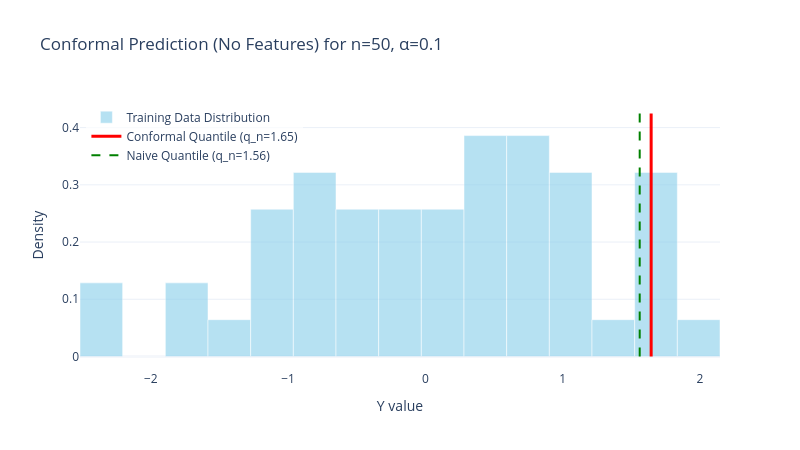

Notebook cell for this chart:
### Code cell
import plotly.graph_objs as go

# Prepare histogram data for Plotly
hist_data = Y_train_data
hist_bins = 15

# Compute histogram manually for Plotly
hist_vals, bin_edges = np.histogram(np.array(hist_data), bins=hist_bins, density=True)
bin_centers = 0.5 * (bin_edges[:-1] + bin_edges[1:])

# Create Plotly figure
fig = go.Figure()

# Add histogram
fig.add_trace(
    go.Bar(
        x=bin_centers,
        y=hist_vals,
        width=(bin_edges[1] - bin_edges[0]),
        marker_color="skyblue",
        opacity=0.6,
        name="Training Data Distribution",
        hovertemplate="Y: %{x:.2f}<br>Density: %{y:.3f}<extra></extra>",
    )
)

# Add conformal quantile line
fig.add_trace(
    go.Scatter(
        x=[float(q_n_conformal), float(q_n_conformal)],
        y=[0, max(hist_vals) * 1.1],
        mode="lines",
        line=dict(color="red", width=3),
        name=f"Conformal Quantile (q_n={float(q_n_conformal):.2f})",
        hoverinfo="skip",
    )
)

# Add naive quantile line
fig.add_trace(
    go.Scatter(
        x=[float(q_n_naive), float(q_n_naive)],
        y=[0, max(hist_vals) * 1.1],
        mode="lines",
        line=dict(color="green", width=2, dash="dash"),
        name=f"Naive Quantile (q_n={float(q_n_naive):.2f})",
        hoverinfo="skip",
    )
)

fig.update_layout(
    title=f"Conformal Prediction (No Features) for n={num_training_samples}, α={alpha_level}",
    xaxis_title="Y value",
    yaxis_title="Density",
    legend=dict(x=0.01, y=0.99, bgcolor="rgba(255,255,255,0.7)"),
    bargap=0.05,
    template="plotly_white",
    width=800,
    height=450,
)

fig.show()

### Figure 1 — Plotly figure (JSON) as saved in the notebook; plotly's stock layout.template omitted (floating-point values rounded to 4 significant figures)
{"data": [{"hovertemplate": "Y: %{x:.2f}<br>Density: %{y:.3f}<extra></extra>", "marker": {"color": "skyblue"}, "name": "Training Data Distribution", "opacity": 0.6, "type": "bar", "width": 0.3109, "x": [-2.36, -2.05, -1.739, -1.428, -1.117, -0.8062, -0.4953, -0.1844, 0.1264, 0.4373, 0.7481, 1.059, 1.37, 1.681, 1.992], "y": [0.1287, 0.0, 0.1287, 0.06434, 0.2574, 0.3217, 0.2574, 0.2574, 0.2574, 0.386, 0.386, 0.3217, 0.06434, 0.3217, 0.06434]}, {"hoverinfo": "skip", "line": {"color": "red", "width": 3}, "mode": "lines", "name": "Conformal Quantile (q_n=1.65)", "type": "scatter", "x": [1.645, 1.645], "y": [0, 0.4246]}, {"hoverinfo": "skip", "line": {"color": "green", "dash": "dash", "width": 2}, "mode": "lines", "name": "Naive Quantile (q_n=1.56)", "type": "scatter", "x": [1.562, 1.562], "y": [0, 0.4246]}], "layout": {"bargap": 0.05, "height": 450, "legend": {"bgcolor": "rgba(255,255,255,0.7)", "x": 0.01, "y": 0.99}, "title": {"text": "Conformal Prediction (No Features) for n=50, α=0.1"}, "width": 800, "xaxis": {"title": {"text": "Y value"}}, "yaxis": {"title": {"text": "Density"}}}}
